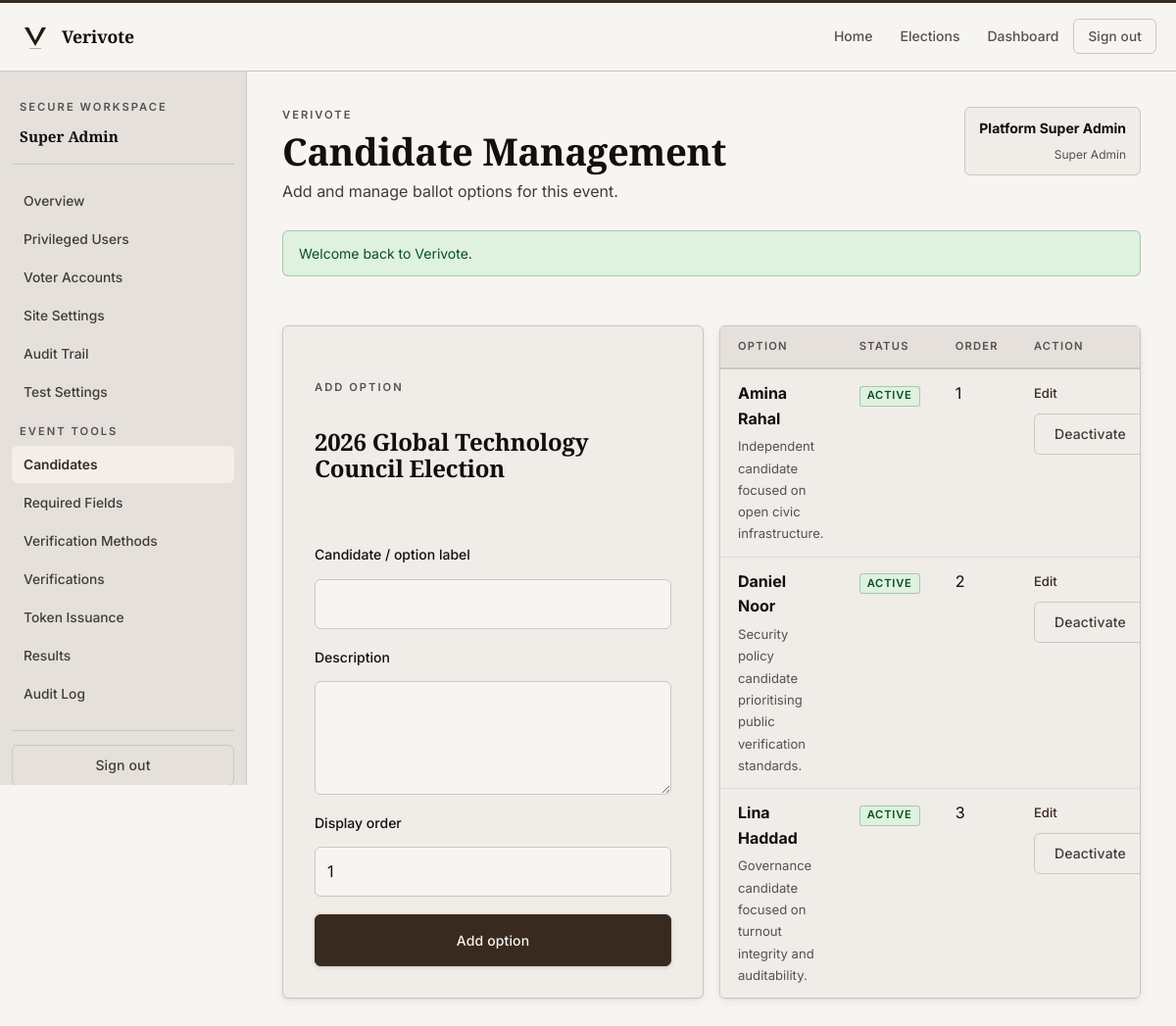
Screenshot of /creator/candidates.php?event=1 (signed in) with the database file from the repository.
### tables this page shows
CREATE TABLE events (
    id BIGINT UNSIGNED AUTO_INCREMENT PRIMARY KEY,
    created_by BIGINT UNSIGNED NOT NULL,
    title VARCHAR(200) NOT NULL,
    slug VARCHAR(220) NOT NULL UNIQUE,
    description TEXT NOT NULL,
    ballot_type ENUM('single_choice') NOT NULL DEFAULT 'single_choice',
    status ENUM('draft', 'scheduled', 'active', 'closed', 'archived') NOT NULL DEFAULT 'draft',
    start_at DATETIME NOT NULL,
    end_at DATETIME NOT NULL,
    timezone VARCHAR(80) NOT NULL DEFAULT 'UTC',
    result_visibility ENUM('private', 'public_after_close', 'public_live') NOT NULL DEFAULT 'public_after_close',
    personal_verification_enabled TINYINT(1) NOT NULL DEFAULT 1,
    public_audit_enabled TINYINT(1) NOT NULL DEFAULT 1,
    allow_self_registration TINYINT(1) NOT NULL DEFAULT 1,
    max_votes_per_token TINYINT UNSIGNED NOT NULL DEFAULT 1,
    verification_policy ENUM('all_required', 'any_one', 'custom') NOT NULL DEFAULT 'all_required',
    eligibility_rules TEXT NULL,
    event_notice TEXT NULL,
    created_at TIMESTAMP NOT NULL DEFAULT CURRENT_TIMESTAMP,
    updated_at TIMESTAMP NOT NULL DEFAULT CURRENT_TIMESTAMP ON UPDATE CURRENT_TIMESTAMP,
    CONSTRAINT fk_events_creator FOREIGN KEY (created_by) REFERENCES users(id)
);

CREATE TABLE candidates_or_options (
    id BIGINT UNSIGNED AUTO_INCREMENT PRIMARY KEY,
    event_id BIGINT UNSIGNED NOT NULL,
    option_label VARCHAR(190) NOT NULL,
    option_description TEXT NULL,
    display_order INT UNSIGNED NOT NULL DEFAULT 1,
    is_active TINYINT(1) NOT NULL DEFAULT 1,
    created_at TIMESTAMP NOT NULL DEFAULT CURRENT_TIMESTAMP,
    CONSTRAINT fk_candidates_event FOREIGN KEY (event_id) REFERENCES events(id) ON DELETE CASCADE
);

### config/database.php (called while the page is built, shortened)
<?php
function db(): PDO
{
    static $pdo = null;
    if ($pdo instanceof PDO) {
        return $pdo;
    }
    $config = app_config('db');
    $dsn = sprintf(
        'mysql:host=%s;port=%s;dbname=%s;charset=%s',
        $config['host'],
        $config['port'],
        $config['name'],
        $config['charset']
    );
    $pdo = new PDO($dsn, $config['user'], $config['pass'], [
        PDO::ATTR_ERRMODE => PDO::ERRMODE_EXCEPTION,
        PDO::ATTR_DEFAULT_FETCH_MODE => PDO::FETCH_ASSOC,
        PDO::ATTR_EMULATE_PREPARES => false,
    ]);
    return $pdo;
}

### includes/helpers.php (called while the page is built, shortened)
<?php
function app_config(?string $key = null, mixed $default = null): mixed
{
    global $appConfig;
    $segments = explode('.', $key);
    $value = $appConfig;
    foreach ($segments as $segment) {
        $value = $value[$segment];
    }
    return $value;
}
function app_base_path(): string
{
    static $cached = null;
    if (is_string($cached)) {
        return $cached;
    }
    $documentRoot = realpath((string) ($_SERVER['DOCUMENT_ROOT'] ?? ''));
    $projectRoot = realpath(BASE_PATH);
    $documentRoot = str_replace('\\', '/', $documentRoot);
    $projectRoot = str_replace('\\', '/', $projectRoot);
    if ($projectRoot === $documentRoot) {
        $cached = '';
        return $cached;
    }
    $prefix = rtrim($documentRoot, '/') . '/';
    $relative = trim(substr($projectRoot, strlen($prefix)), '/');
    $cached = $relative === '' ? '' : '/' . $relative;
    return $cached;
}
function base_url(string $path = ''): string
{
    $appUrl = (string) app_config('app_url', '');
    $path = '/' . ltrim($path, '/');
    $basePath = app_base_path();
    if ($basePath === '') {
        return $path;
    }
    return $path === '/' ? $basePath . '/' : $basePath . $path;
}
function e(null|string|int|float $value): string
{
    return htmlspecialchars((string) $value, ENT_QUOTES | ENT_SUBSTITUTE, 'UTF-8');
}
function fetch_one(string $sql, array $params = []): ?array
{
    $statement = db()->prepare($sql);
    $statement->execute($params);
    $row = $statement->fetch();
    return $row ?: null;
}
function fetch_all(string $sql, array $params = []): array
{
    $statement = db()->prepare($sql);
    $statement->execute($params);
    return $statement->fetchAll();
}
function fetch_event_by_id(int $eventId): ?array
{
    return fetch_one(
        'SELECT events.*, users.full_name AS creator_name
         FROM events
         INNER JOIN users ON users.id = events.created_by
         WHERE events.id = :event_id',
        ['event_id' => $eventId]
    );
}
function fetch_event_candidates(int $eventId): array
{
    return fetch_all(
        'SELECT * FROM candidates_or_options
         WHERE event_id = :event_id
         ORDER BY display_order ASC, id ASC',
        ['event_id' => $eventId]
    );
}

### creator/candidates.php (the view, shortened to what this page needs)
<?php
$eventId = (int) ($_GET['event'] ?? $_POST['event_id'] ?? 0);
$event = fetch_event_by_id($eventId);
$candidates = fetch_event_candidates($eventId);
$editCandidateId = (int) ($_GET['edit'] ?? 0);
$editCandidate = $editCandidateId > 0 ? fetch_one(
    'SELECT * FROM candidates_or_options WHERE id = :id AND event_id = :event_id',
    ['id' => $editCandidateId, 'event_id' => $eventId]
) : null;
include dirname(__DIR__) . '/includes/header.php';
?>
<section class="grid-2">
    <article class="panel">
        <span class="eyebrow"><?= $editCandidate ? 'Edit Option' : 'Add Option'; ?></span>
        <h2><?= e($event['title']); ?></h2>
        <form method="post" class="form-grid form-grid--single">
            <div class="field">
                <label for="option_label">Candidate / option label</label>
                <input id="option_label" type="text" name="option_label" value="<?= e((string) ($editCandidate['option_label'] ?? '')); ?>" required>
            </div>
            <div class="field">
                <label for="option_description">Description</label>
                <textarea id="option_description" name="option_description"><?= e((string) ($editCandidate['option_description'] ?? '')); ?></textarea>
            </div>
            <div class="field">
                <label for="display_order">Display order</label>
                <input id="display_order" type="number" name="display_order" min="1" value="<?= e((string) ($editCandidate['display_order'] ?? 1)); ?>">
            </div>
            <button class="button button--primary" type="submit"><?= $editCandidate ? 'Save option' : 'Add option'; ?></button>
        </form>
    </article>
    <article class="table-wrap">
        <table>
            <thead>
            <tr>
                <th>Option</th>
                <th>Status</th>
                <th>Order</th>
                <th>Action</th>
            </tr>
            </thead>
            <tbody>
            <?php foreach ($candidates as $candidate): ?>
                <tr>
                    <td>
                        <strong><?= e($candidate['option_label']); ?></strong>
                        <p><?= e($candidate['option_description']); ?></p>
                    </td>
                    <td><span class="badge <?= $candidate['is_active'] ? 'badge-success' : 'badge-muted'; ?>"><?= $candidate['is_active'] ? 'Active' : 'Inactive'; ?></span></td>
                    <td><?= e((string) $candidate['display_order']); ?></td>
                    <td>
                        <form method="post">
                            <div class="table-actions">
                                <a href="<?= e(base_url('/creator/candidates.php?event=' . $eventId . '&edit=' . $candidate['id'])); ?>">Edit</a>
                                <button class="button button--ghost" type="submit"><?= $candidate['is_active'] ? 'Deactivate' : 'Activate'; ?></button>
                            </div>
                        </form>
                    </td>
                </tr>
            <?php endforeach; ?>
            </tbody>
        </table>
    </article>
</section>
<?php include dirname(__DIR__) . '/includes/footer.php'; ?>

### rows the page displays
events: title "2026 Global Technology Council Election"
candidates_or_options: option_label "Amina Rahal", option_description "Independent candidate focused on open civic infrastructure.", is_active "ACTIVE", display_order "1"
candidates_or_options: option_label "Daniel Noor", option_description "Security policy candidate prioritising public verification standards.", is_active "ACTIVE", display_order "2"
candidates_or_options: option_label "Lina Haddad", option_description "Governance candidate focused on turnout integrity and auditability.", is_active "ACTIVE", display_order "3"

### other values shown
format_status(str_replace('_', ' ', $role)) "Super Admin"
$link['label'] "Overview"
$link['label'] "Privileged Users"
$link['label'] "Voter Accounts"
$link['label'] "Site Settings"
$link['label'] "Audit Trail"
$link['label'] "Test Settings"
$pageHeading "Candidate Management"
$pageDescription "Add and manage ballot options for this event."
$user['full_name'] "Platform Super Admin"
$user['role_name'] "Super Admin"
$flash['message'] "Welcome back to Verivote."
